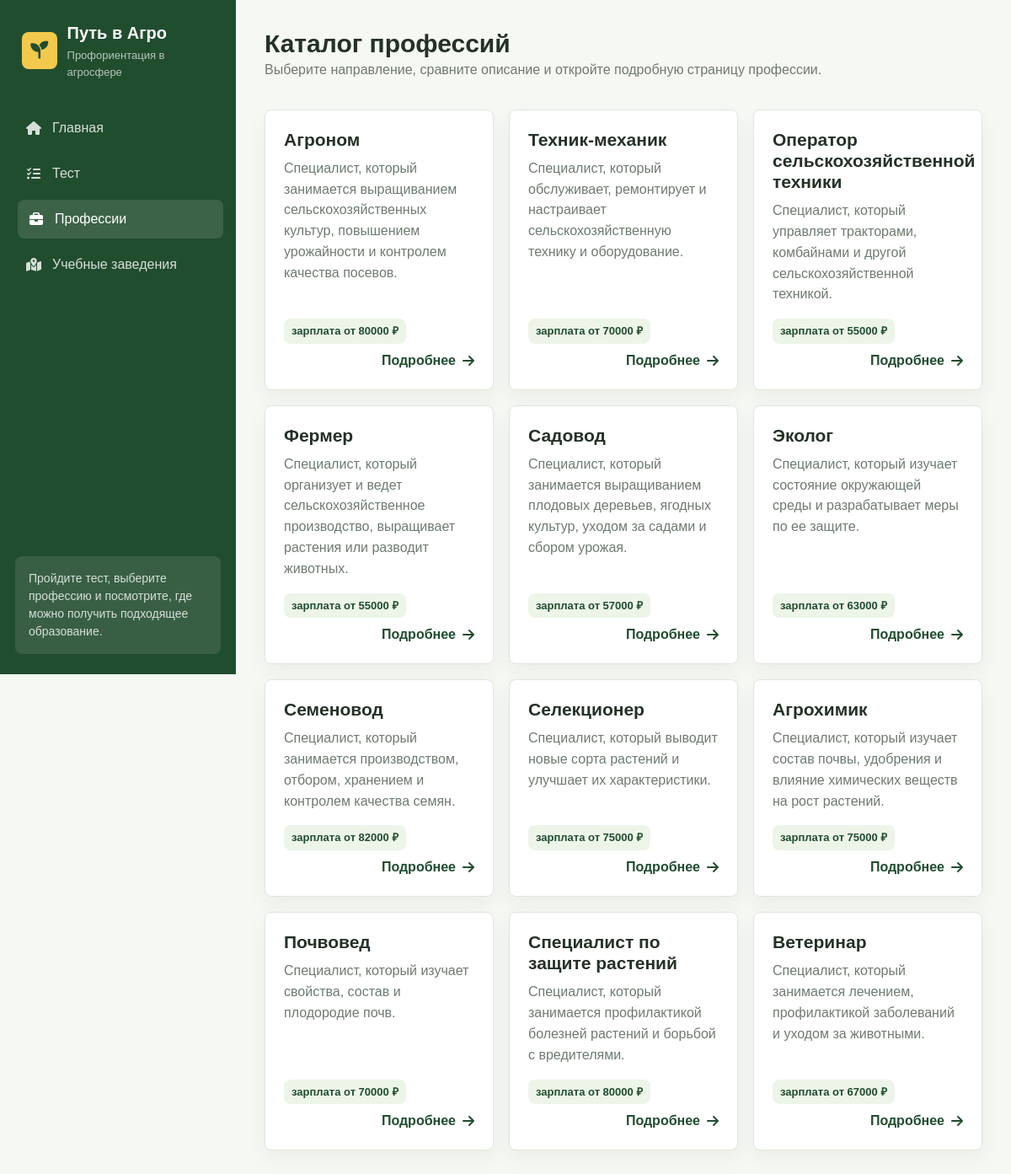
Page /catalog/ on the committed database.
### catalog/models.py (models this page shows, shortened)
class Profession(models.Model):
    title = models.CharField("Название профессии", max_length=200)
    description = models.TextField("Описание", null=True, blank=True)
    salary = models.IntegerField("Зарплата", null=True, blank=True)
    link = models.URLField("Ссылка", null=True, blank=True)
    class Meta:
        verbose_name = "Профессия"
        verbose_name_plural = "Профессии"

### catalog/views.py (the view)
# urls.py: path('catalog/', include('catalog.urls')),
def catalog(request):
    professions = Profession.objects.all()
    return render(request, 'catalog/catalog.html', {'professions': professions})

### catalog/templates/catalog/catalog.html (shortened to what this page needs)
{% extends 'main/layout.html' %}
{% block extra_css %}
    {% load static %}
    <link rel="stylesheet" href="{% static 'catalog/css/catalog.css' %}">
{% endblock %}
{% block content %}
<div class="page catalog-page">
    <div class="section-head">
        <div>
            <h1 class="page-title">Каталог профессий</h1>
            <p class="page-lead">Выберите направление, сравните описание и откройте подробную страницу профессии.</p>
        </div>
    </div>
    <div class="grid">
        {% for profession in professions %}
            <article class="card-item">
                <h3>
                    <a class="card-title-link" href="{% url 'profession_detail' profession.pk %}">
                        {{ profession.title }}
                    </a>
                </h3>
                <p>{{ profession.description|default:"Описание пока не добавлено."|truncatechars:190 }}</p>
                <div class="tag-row">
                    {% if profession.salary %}
                        <span class="tag">зарплата от {{ profession.salary }} ₽</span>
                    {% else %}
                        <span class="tag">зарплата уточняется</span>
                    {% endif %}
                    <a class="read-link" href="{% url 'profession_detail' profession.pk %}">
                        Подробнее
                        <i class="fa-solid fa-arrow-right"></i>
                    </a>
                </div>
            </article>
        {% empty %}
            <div class="empty-state">Профессии пока не добавлены.</div>
        {% endfor %}
    </div>
</div>
{% endblock %}

### main/templates/main/layout.html (shortened to what this page needs)
{% load static %}
<!DOCTYPE html>
<html lang="ru">
<head>
    <link rel="stylesheet" href="https://cdn.jsdelivr.net/npm/bootstrap@5.3.3/dist/css/bootstrap.min.css">
    <link rel="stylesheet" href="{% static 'main/css/main.css' %}">
    {% block extra_css %}{% endblock %}
    <link rel="stylesheet" href="https://cdnjs.cloudflare.com/ajax/libs/font-awesome/6.5.1/css/all.min.css">
</head>
<body>
<div class="wrapper">
    <aside class="sidebar">
        <div class="sidebar-header">
            <div class="brand-mark">
                <i class="fa-solid fa-seedling"></i>
            </div>
            <div>
                <p class="brand-title">Путь в Агро</p>
                <p class="brand-subtitle">Профориентация в агросфере</p>
            </div>
        </div>
        <ul class="menu">
            <li>
                <a href="{% url 'index' %}" class="{% if request.resolver_match.url_name == 'index' %}active{% endif %}">
                    <i class="fa-solid fa-house"></i>
                    <span>Главная</span>
                </a>
            </li>
            <li>
                <a href="{% url 'quiz' %}" class="{% if request.resolver_match.url_name == 'quiz' %}active{% endif %}">
                    <i class="fa-solid fa-list-check"></i>
                    <span>Тест</span>
                </a>
            </li>
            <li>
                <a href="{% url 'catalog' %}" class="{% if request.resolver_match.url_name == 'catalog' %}active{% endif %}">
                    <i class="fa-solid fa-briefcase"></i>
                    <span>Профессии</span>
                </a>
            </li>
            <li>
                <a href="{% url 'map' %}" class="{% if request.resolver_match.url_name == 'map' %}active{% endif %}">
                    <i class="fa-solid fa-map-location-dot"></i>
                    <span>Учебные заведения</span>
                </a>
            </li>
        </ul>
        <div class="sidebar-note">
            Пройдите тест, выберите профессию и посмотрите, где можно получить подходящее образование.
        </div>
    </aside>
    <main class="content">
        {% block content %}
        {% endblock %}
    </main>
</div>
</body>
</html>

### main/static/main/css/main.css (style rules this page uses)
:root { --bg: #f6f8f3; --surface: #ffffff; --surface-soft: #edf5e9; --green: #2f6b3f; --green-dark: #214d2f; --accent: #f2c94c; --text: #243127; --muted: #6f7a70; --line: #dfe7dd; --shadow: 0 16px 36px rgba(36, 49, 39, 0.08); }
* { box-sizing: border-box; }
body { margin: 0; font-family: Arial, sans-serif; background: var(--bg); color: var(--text); }
.wrapper { display: flex; min-height: 100vh; }
.sidebar { position: sticky; top: 0; width: 280px; height: 100vh; background: var(--green-dark); color: #fff; display: flex; flex-direction: column; padding: 24px 18px; }
.sidebar-header { display: flex; align-items: center; gap: 12px; margin-bottom: 34px; padding: 0 8px; }
.brand-mark { width: 44px; height: 44px; border-radius: 8px; display: grid; place-items: center; background: var(--accent); color: var(--green-dark); font-size: 21px; }
.brand-title { margin: 0; font-size: 20px; font-weight: 800; }
.brand-subtitle { margin: 2px 0 0; color: rgba(255, 255, 255, 0.68); font-size: 13px; }
.menu { list-style: none; padding: 0; margin: 0; }
.menu li { margin-bottom: 8px; }
.menu a { display: flex; align-items: center; gap: 12px; min-height: 46px; padding: 11px 12px; color: rgba(255, 255, 255, 0.82); text-decoration: none; border-radius: 8px; transition: background 0.2s, color 0.2s, transform 0.2s; }
.menu a:hover, .menu a.active { background: rgba(255, 255, 255, 0.12); color: #fff; transform: translateX(3px); }
.menu i { width: 20px; text-align: center; }
.sidebar-note { margin-top: auto; padding: 16px; border-radius: 8px; background: rgba(255, 255, 255, 0.1); color: rgba(255, 255, 255, 0.8); font-size: 14px; }
.content { flex: 1; width: calc(100% - 280px); padding: 34px; }
.page { max-width: 1180px; margin: 0 auto; }
.section-head { display: flex; align-items: end; justify-content: space-between; gap: 20px; margin-bottom: 18px; }
.section h2, .page-title { margin: 0; font-size: 30px; font-weight: 800; }
.section p, .page-lead { color: var(--muted); line-height: 1.6; }
.grid { display: grid; grid-template-columns: repeat(3, minmax(0, 1fr)); gap: 18px; }
.card-item { min-height: 180px; padding: 22px; border: 1px solid var(--line); border-radius: 8px; background: var(--surface); box-shadow: 0 10px 24px rgba(36, 49, 39, 0.05); }
.card-item h3 { margin: 0 0 10px; font-size: 21px; font-weight: 800; }
.card-title-link { color: inherit; text-decoration: none; }
.card-item p { margin: 0 0 16px; color: var(--muted); line-height: 1.55; }
.meta-row, .tag-row { display: flex; flex-wrap: wrap; align-items: center; gap: 8px; }
.read-link, .back-link { display: inline-flex; align-items: center; gap: 8px; color: var(--green-dark); font-weight: 700; text-decoration: none; }
.read-link { margin-left: auto; }
.tag { display: inline-flex; align-items: center; min-height: 28px; padding: 5px 9px; border-radius: 8px; background: var(--surface-soft); color: var(--green-dark); font-size: 13px; font-weight: 700; }

### catalog/static/catalog/css/catalog.css (style rules this page uses)
.catalog-page .card-item { display: flex; flex-direction: column; }
.catalog-page .card-item .tag-row { margin-top: auto; }

### rows in the picture
Profession: title "Агроном", description "Специалист, который занимается выращиванием сельскохозяйственных культур, повышением урожайности и контролем качества посевов.", salary "80000"
Profession: title "Техник-механик", description "Специалист, который обслуживает, ремонтирует и настраивает сельскохозяйственную технику и оборудование.", salary "70000"
Profession: title "Оператор сельскохозяйственной техники", description "Специалист, который управляет тракторами, комбайнами и другой сельскохозяйственной техникой.", salary "55000"
Profession: title "Фермер", description "Специалист, который организует и ведет сельскохозяйственное производство, выращивает растения или разводит животных.", salary "55000"
Profession: title "Садовод", description "Специалист, который занимается выращиванием плодовых деревьев, ягодных культур, уходом за садами и сбором урожая.", salary "57000"
Profession: title "Эколог", description "Специалист, который изучает состояние окружающей среды и разрабатывает меры по ее защите.", salary "63000"
Profession: title "Семеновод", description "Специалист, который занимается производством, отбором, хранением и контролем качества семян.", salary "82000"
Profession: title "Селекционер", description "Специалист, который выводит новые сорта растений и улучшает их характеристики.", salary "75000"
Profession: title "Агрохимик", description "Специалист, который изучает состав почвы, удобрения и влияние химических веществ на рост растений.", salary "75000"
Profession: title "Почвовед", description "Специалист, который изучает свойства, состав и плодородие почв.", salary "70000"
Profession: title "Специалист по защите растений", description "Специалист, который занимается профилактикой болезней растений и борьбой с вредителями.", salary "80000"
Profession: title "Ветеринар", description "Специалист, который занимается лечением, профилактикой заболеваний и уходом за животными.", salary "67000"
